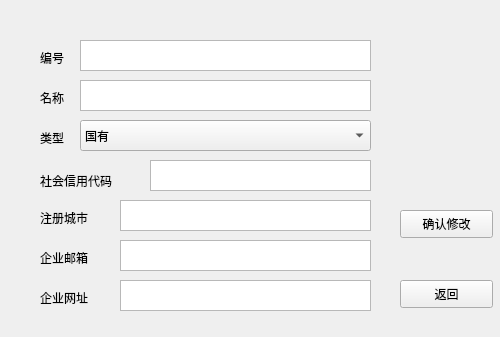
<?xml version="1.0" encoding="UTF-8"?>
<ui version="4.0">
 <class>Form</class>
 <widget class="QWidget" name="Form">
  <property name="geometry">
   <rect>
    <x>0</x>
    <y>0</y>
    <width>500</width>
    <height>337</height>
   </rect>
  </property>
  <property name="windowTitle">
   <string>Form</string>
  </property>
  <widget class="QLabel" name="label">
   <property name="geometry">
    <rect>
     <x>40</x>
     <y>50</y>
     <width>72</width>
     <height>15</height>
    </rect>
   </property>
   <property name="text">
    <string>编号</string>
   </property>
  </widget>
  <widget class="QLabel" name="label_2">
   <property name="geometry">
    <rect>
     <x>40</x>
     <y>90</y>
     <width>72</width>
     <height>15</height>
    </rect>
   </property>
   <property name="text">
    <string>名称</string>
   </property>
  </widget>
  <widget class="QLabel" name="label_3">
   <property name="geometry">
    <rect>
     <x>40</x>
     <y>130</y>
     <width>72</width>
     <height>15</height>
    </rect>
   </property>
   <property name="text">
    <string>类型</string>
   </property>
  </widget>
  <widget class="QLabel" name="label_4">
   <property name="geometry">
    <rect>
     <x>40</x>
     <y>170</y>
     <width>91</width>
     <height>21</height>
    </rect>
   </property>
   <property name="text">
    <string>社会信用代码</string>
   </property>
  </widget>
  <widget class="QLabel" name="label_5">
   <property name="geometry">
    <rect>
     <x>40</x>
     <y>210</y>
     <width>72</width>
     <height>16</height>
    </rect>
   </property>
   <property name="text">
    <string>注册城市</string>
   </property>
  </widget>
  <widget class="QLabel" name="label_6">
   <property name="geometry">
    <rect>
     <x>40</x>
     <y>250</y>
     <width>72</width>
     <height>15</height>
    </rect>
   </property>
   <property name="text">
    <string>企业邮箱</string>
   </property>
  </widget>
  <widget class="QLabel" name="label_7">
   <property name="geometry">
    <rect>
     <x>40</x>
     <y>290</y>
     <width>72</width>
     <height>15</height>
    </rect>
   </property>
   <property name="text">
    <string>企业网址</string>
   </property>
  </widget>
  <widget class="QTextEdit" name="textEdit">
   <property name="geometry">
    <rect>
     <x>80</x>
     <y>40</y>
     <width>291</width>
     <height>31</height>
    </rect>
   </property>
  </widget>
  <widget class="QTextEdit" name="textEdit_2">
   <property name="geometry">
    <rect>
     <x>80</x>
     <y>80</y>
     <width>291</width>
     <height>31</height>
    </rect>
   </property>
  </widget>
  <widget class="QTextEdit" name="textEdit_3">
   <property name="geometry">
    <rect>
     <x>150</x>
     <y>160</y>
     <width>221</width>
     <height>31</height>
    </rect>
   </property>
  </widget>
  <widget class="QTextEdit" name="textEdit_4">
   <property name="geometry">
    <rect>
     <x>120</x>
     <y>240</y>
     <width>251</width>
     <height>31</height>
    </rect>
   </property>
  </widget>
  <widget class="QTextEdit" name="textEdit_5">
   <property name="geometry">
    <rect>
     <x>120</x>
     <y>280</y>
     <width>251</width>
     <height>31</height>
    </rect>
   </property>
  </widget>
  <widget class="QComboBox" name="comboBox">
   <property name="geometry">
    <rect>
     <x>80</x>
     <y>120</y>
     <width>291</width>
     <height>31</height>
    </rect>
   </property>
   <item>
    <property name="text">
     <string>国有</string>
    </property>
   </item>
   <item>
    <property name="text">
     <string>私营</string>
    </property>
   </item>
   <item>
    <property name="text">
     <string>外企</string>
    </property>
   </item>
  </widget>
  <widget class="QPushButton" name="pushButton">
   <property name="geometry">
    <rect>
     <x>400</x>
     <y>210</y>
     <width>93</width>
     <height>28</height>
    </rect>
   </property>
   <property name="text">
    <string>确认修改</string>
   </property>
  </widget>
  <widget class="QPushButton" name="pushButton_2">
   <property name="geometry">
    <rect>
     <x>400</x>
     <y>280</y>
     <width>93</width>
     <height>28</height>
    </rect>
   </property>
   <property name="text">
    <string>返回</string>
   </property>
  </widget>
  <widget class="QTextEdit" name="textEdit_6">
   <property name="geometry">
    <rect>
     <x>120</x>
     <y>200</y>
     <width>251</width>
     <height>31</height>
    </rect>
   </property>
  </widget>
 </widget>
 <resources/>
 <connections/>
</ui>
